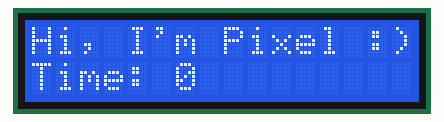
A sketch run on a simulated Arduino Uno, built with avr-gcc and run on an emulated ATmega328P. On the bench: 16×2 character LCD.

Above: at 0.1 s.
At 4.1 s:
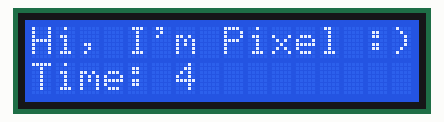
At 9.2 s:
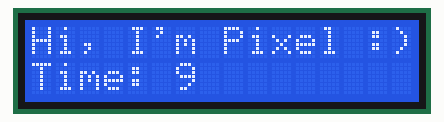
At 19.2 s:
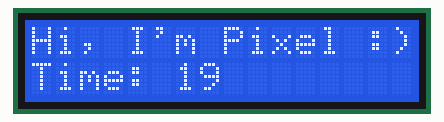
At 28.3 s:
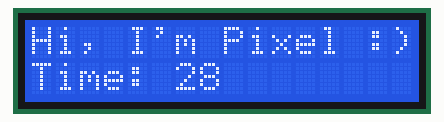
At 38.3 s:
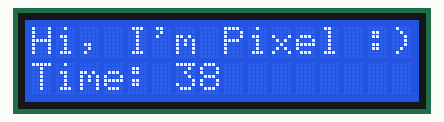

The sketch:

lcd_test.ino
```cpp
#include <LiquidCrystal.h>

LiquidCrystal lcd(7, 8, 9, 10, 11, 12);

void setup() {
  lcd.begin(16, 2);
}

void loop() {
  lcd.clear();
  lcd.setCursor(0, 0);
  lcd.print("Hi, I'm Pixel :)");

  lcd.setCursor(0, 1);
  lcd.print("Time: ");
  lcd.print(millis() / 1000);

  delay(1000);
}
```

Measured:
- what the display in image 1 shows lasts 1.0 s, from 4.1 s to 5.1 s
